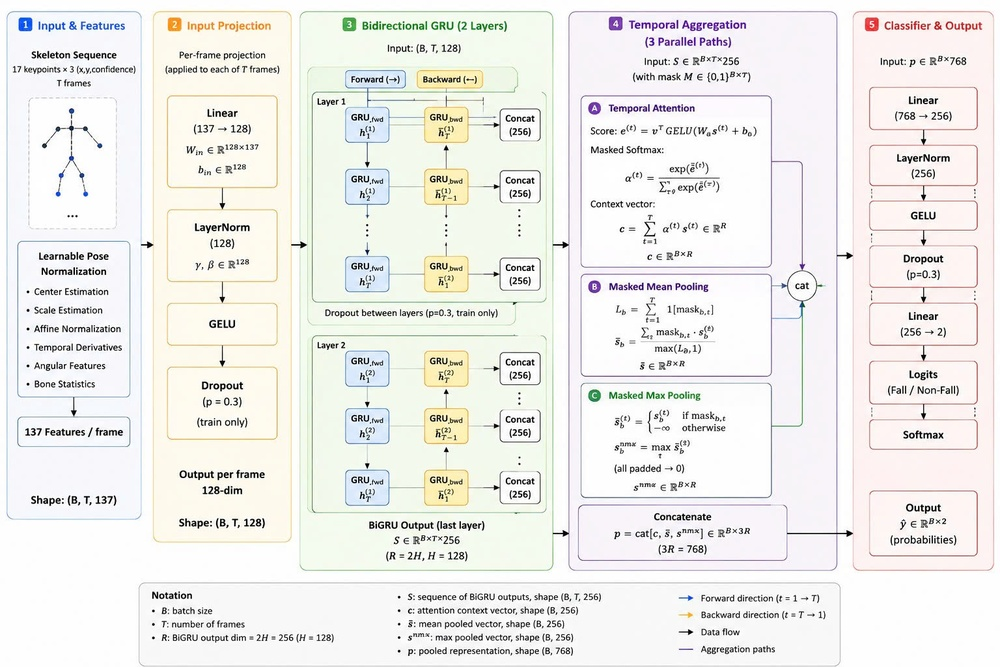
#> input picture ThuatToanModel.jpg, 1000 x 667 px, shrunk from 1536 x 1024 before the run
$ python -i filters.py   (imports and definitions only)
#> lines starting #> are read from the running program, lines starting #| are printed output that depends on the picture
#> further down, picture is the input picture: shape (667, 1000, 3); mean B, G, R 234.8, 238, 238.8
"""
Module tiền xử lý ảnh số (DIP Preprocessing Filters).

Triển khai 2 kỹ thuật xử lý trong miền không gian (Spatial Domain):
  1. Gaussian Blur - Khử nhiễu tần số cao, bảo toàn biên
  2. CLAHE - Cân bằng lược đồ xám cục bộ, cải thiện tương phản vùng tối

Pipeline position: Video Input → [THIS] → Pose Estimation
"""

import cv2
import numpy as np


# [17 lines left out: function apply_gaussian_blur, not called in this run]


def apply_clahe(frame: np.ndarray, clip_limit: float = 2.0, tile_grid_size: tuple = (8, 8)) -> np.ndarray:
    """Áp dụng CLAHE để cải thiện độ tương phản trong điều kiện ánh sáng phức tạp.

    Thay vì cân bằng lược đồ toàn cục (dễ gây over-enhancement), CLAHE
    chia ảnh thành các ô nhỏ (tiles) và cân bằng cục bộ với giới hạn
    tương phản (clip limit), giúp:
      - Khôi phục chi tiết vùng tối (ngược sáng, góc khuất)
      - Giữ nguyên màu sắc tự nhiên (chỉ xử lý kênh Lightness)
      - Tránh bão hòa quá mức ở vùng sáng

    Chiến lược: BGR → LAB → CLAHE trên kênh L → LAB → BGR

    Args:
        frame: Ảnh BGR đầu vào từ OpenCV (H, W, 3).
        clip_limit: Ngưỡng giới hạn tương phản CLAHE.
        tile_grid_size: Kích thước lưới chia ô (rows, cols).

    Returns:
        Ảnh BGR đã được cải thiện tương phản.
    """
#> called with clip_limit = 2, tile_grid_size = (8, 8)
    lab = cv2.cvtColor(frame, cv2.COLOR_BGR2LAB)
#> lab: shape (667, 1000, 3); mean of channels 0, 1, 2 239.5, 127.7, 129.7
    l_channel, a_channel, b_channel = cv2.split(lab)
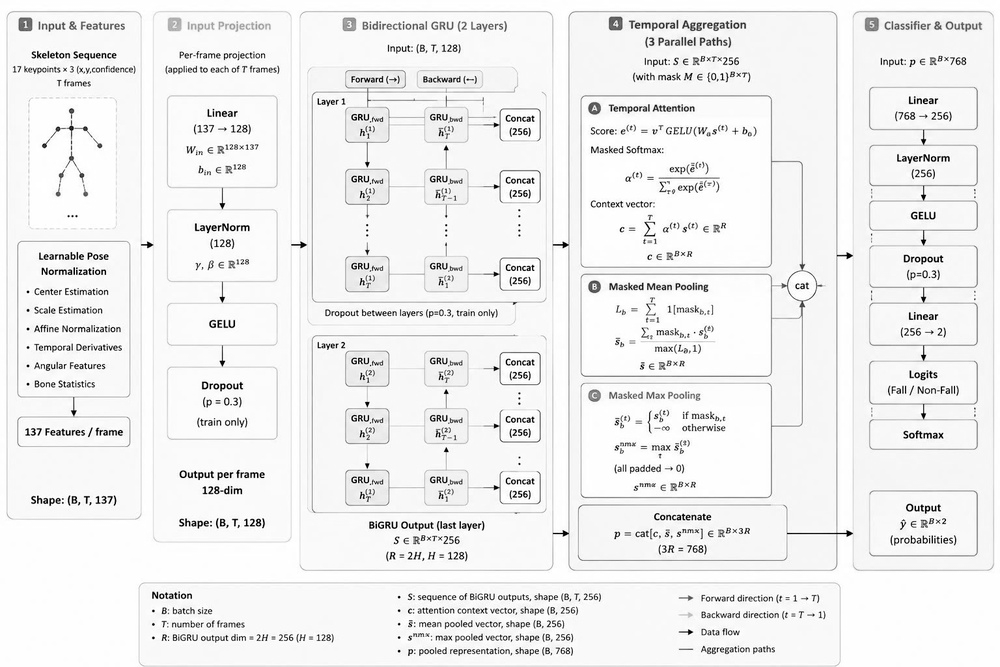
#> l_channel: shape (667, 1000); min 0, max 255, mean 239.5
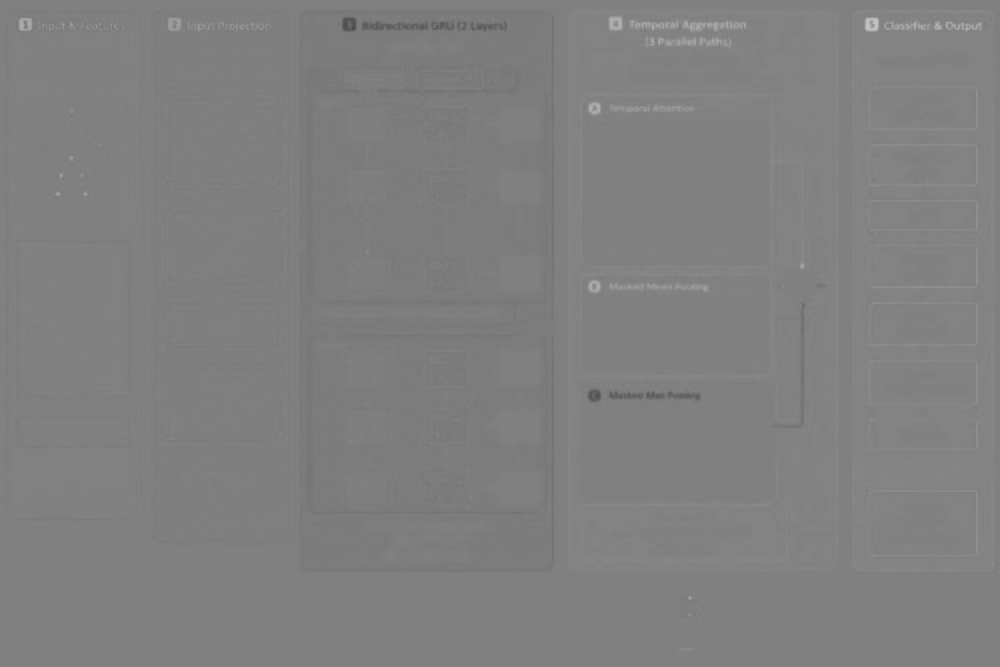
#> a_channel: shape (667, 1000); min 74, max 197, mean 127.7
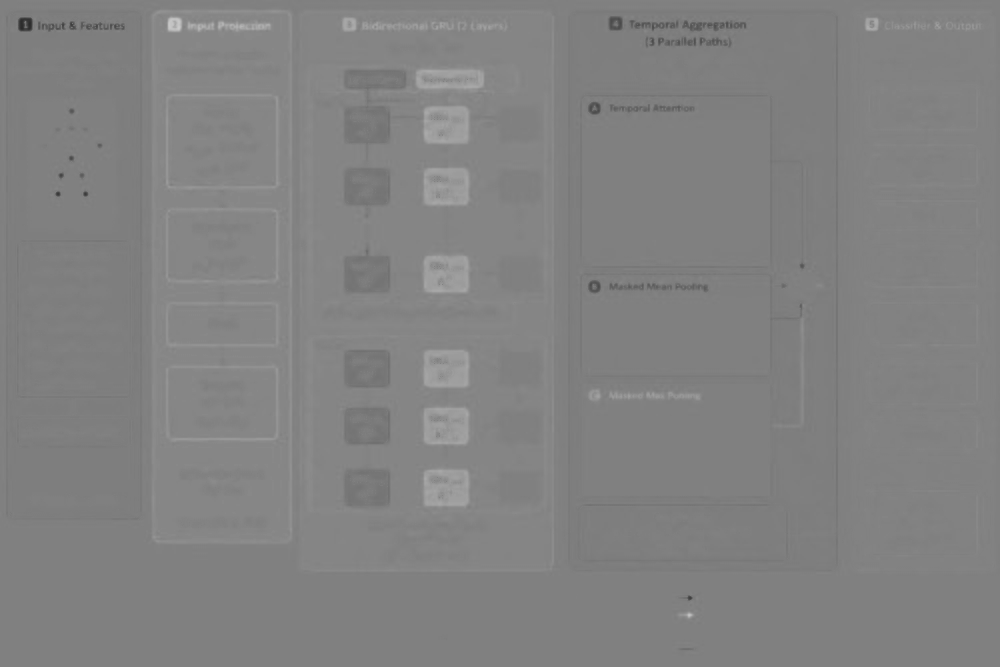
#> b_channel: shape (667, 1000); min 42, max 202, mean 129.7

    clahe = cv2.createCLAHE(clipLimit=clip_limit, tileGridSize=tile_grid_size)
    l_enhanced = clahe.apply(l_channel)
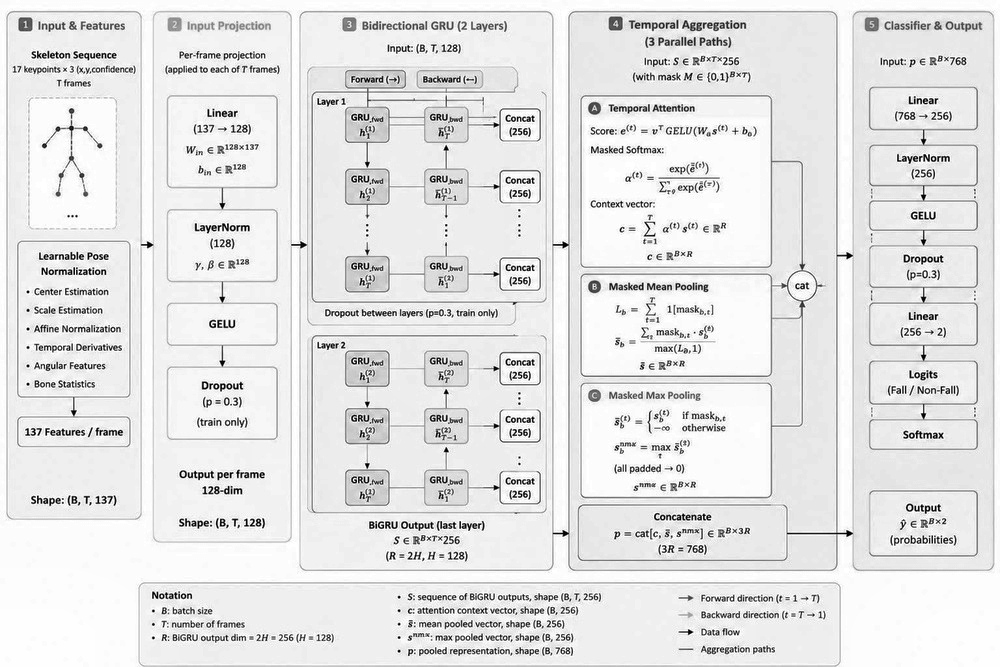
#> l_enhanced: shape (667, 1000); min 1, max 255, mean 228.3

    lab_enhanced = cv2.merge([l_enhanced, a_channel, b_channel])
#> lab_enhanced: shape (667, 1000, 3); mean of channels 0, 1, 2 228.3, 127.7, 129.7
    return cv2.cvtColor(lab_enhanced, cv2.COLOR_LAB2BGR)
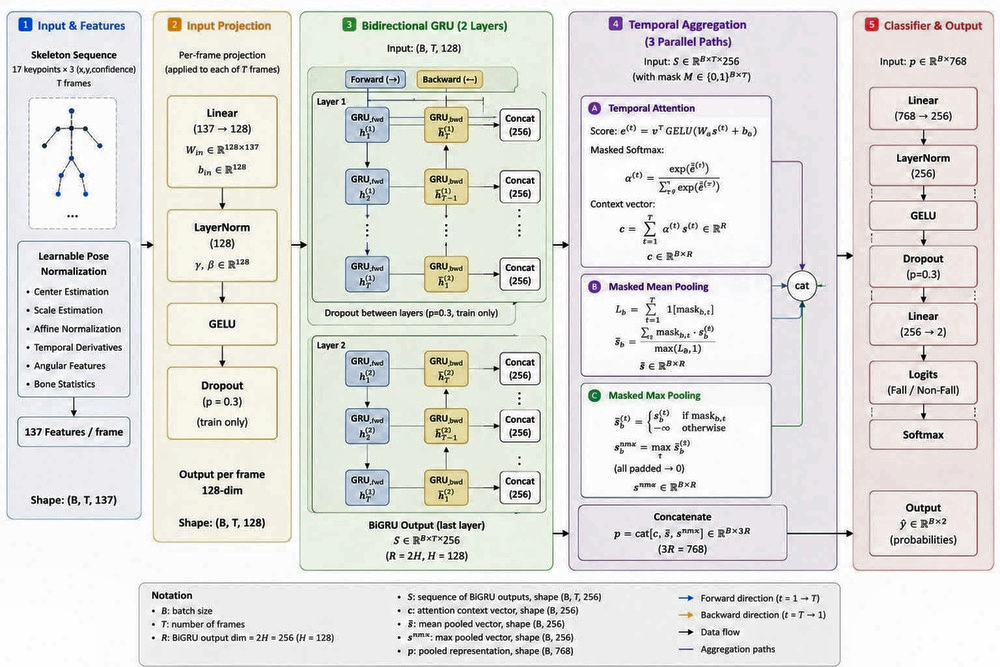
#> returned value: shape (667, 1000, 3); mean B, G, R 222.7, 225.9, 226.5


# [27 lines left out: function preprocess_frame, not called in this run]

>>> import cv2
>>> picture = cv2.imread('../../ThuatToanModel.jpg')
>>> result = apply_clahe(picture)
